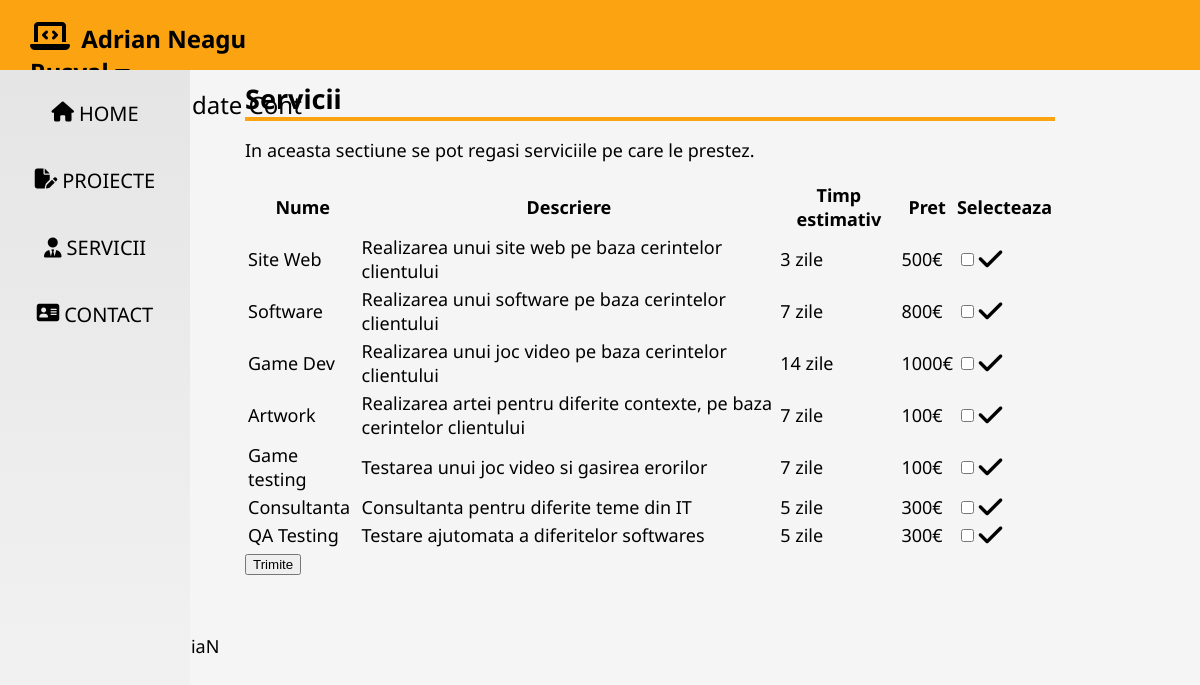
Page /Website/PHP/servicii.php (signed in) on the committed database.
### tables this page shows
CREATE TABLE IF NOT EXISTS `servicii` (
  `id` int(11) NOT NULL AUTO_INCREMENT,
  `nume` varchar(50) NOT NULL,
  `descriere` varchar(100) NOT NULL,
  `timp_estimativ` varchar(50) NOT NULL,
  `pret` int(11) NOT NULL,
  PRIMARY KEY (`id`)
);

### Website/PHP/servicii.php (the view, shortened to what this page needs)
<?php
    function extrageDB_logat(){
        require 'conectDB.php';
        $sql= "SELECT * FROM servicii";
        $result = mysqli_query($conn,$sql);
        while ($row = mysqli_fetch_assoc($result)) {
            echo '
            <tr>
                <td>'.$row['nume'].'</td>
                <td>'.$row['descriere'].'</td>
                <td>'.$row['timp_estimativ'].'</td>
                <td>'.$row['pret'].'€</td>
                <td><input type="checkbox" name="check_list[]" value="'.$_SESSION["id_serviciu"].' "><i class="fa-solid fa-check fa-xl"></i></td>
            </tr>';
        }
    }
?>
<!DOCTYPE html>
<html lang="en">
<head>
    <link rel="stylesheet" type="text/css" href="/ProiectDAW/css/style.css">
    <link rel="stylesheet" type="text/css" href="/ProiectDAW/css/fontawsome/css/all.css">
    <link rel="stylesheet" type="text/css" href="/ProiectDAW/css/fontawsome/fontawesome.css">
</head>
<body>
    <?php
    require 'menu.php';
    ?>
    <main>
        <h2 class="title">Servicii</h2>
        <p>In aceasta sectiune se pot regasi serviciile pe care le prestez.</p>
        <?php
        if (isset($_SESSION['logat1']) && $_SESSION['logat1'] === true) {
            echo '
            <div class="tabelServicii">
                <form action="serviciiCheck.php" method="post">
                    <table>
                        <tr>
                            <th>Nume</th>
                            <th>Descriere</th>
                            <th>Timp estimativ</th>
                            <th>Pret</th>
                            <th>Selecteaza</th>
                        </tr>';
                        extrageDB_logat();
            echo '</table>
                    <button onclick="return confirm(\'Esti sigur ca vrei sa comanzi urmatoarele servicii?\');" type="submit" name="trimite">Trimite</button>
                </form>';
        }
        ?>
    </main>
    <?php
    require 'footer.php';
    ?>
</body>
</html>

### Website/EidriiaN.github.io/css/style.css (style rules this page uses)
* { box-sizing: border-box; }
body { margin: 0; background-color: #f5f5f5; font-size: 18px; font-family: 'Noto Sans', sans-serif; }
main { margin: 10px 10% 60px 220px; padding: 0px 25px; }
p { line-height: 125%; }
.title { border-bottom: 4px solid #fca311; margin-bottom: 5px; margin-top: 10px; }

### rows in the picture
servicii: nume "Site Web", descriere "Realizarea unui site web pe baza cerintelor clientului", timp_estimativ "3 zile", pret "500"
servicii: nume "Software", descriere "Realizarea unui software pe baza cerintelor clientului", timp_estimativ "7 zile", pret "800"
servicii: nume "Game Dev", descriere "Realizarea unui joc video pe baza cerintelor clientului", timp_estimativ "14 zile", pret "1000"
servicii: nume "Artwork", descriere "Realizarea artei pentru diferite contexte, pe baza cerintelor clientului", timp_estimativ "7 zile", pret "100"
servicii: nume "Game testing", descriere "Testarea unui joc video si gasirea erorilor", timp_estimativ "7 zile", pret "100"
servicii: nume "Consultanta", descriere "Consultanta pentru diferite teme din IT", timp_estimativ "5 zile", pret "300"
servicii: nume "QA Testing", descriere "Testare ajutomata a diferitelor softwares", timp_estimativ "5 zile", pret "300"

### other values in the picture
$_SESSION["username"] "Rusval"
